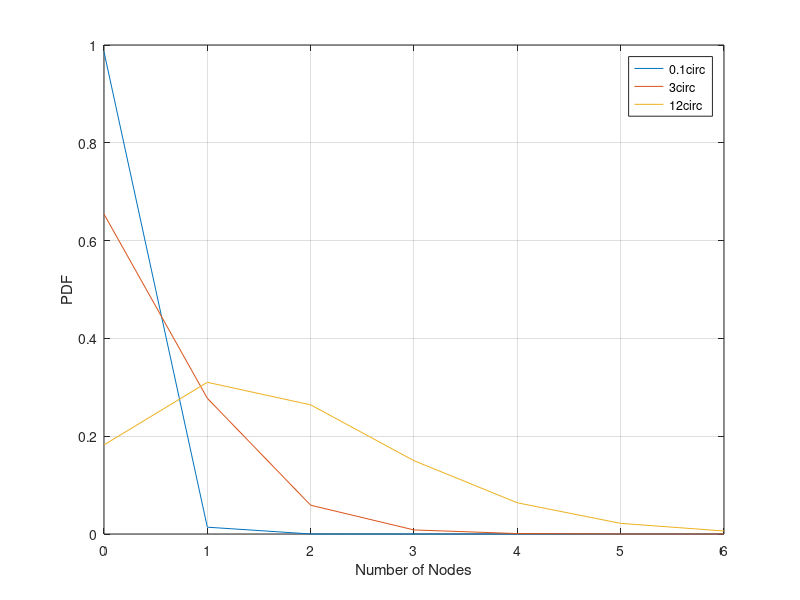

MATLAB code for this plot:
clc(); close("all"); clear();

% Parameters
beamwidth = [0.1, 3, 12];
r = 18;
lambda = 0.05;

beamwidth = deg2rad(beamwidth);
lengthsub = r ./ tan(pi / 2 - beamwidth / 2);
area_t    = 0.5 * 2 * lengthsub * r;

pdf_a = [];
for x = 0 : 6
    temp = (lambda * area_t) .^ x .* exp(-lambda .* area_t) ./ factorial(x);
    pdf_a = [pdf_a; temp];
end
x = 0 : x;

figure();
plot(x, pdf_a(:,1)); hold("on");
plot(x, pdf_a(:,2));
plot(x, pdf_a(:,3)); grid("on");
xlabel("Number of Nodes");
ylabel("PDF")
legend("0.1\circ","3\circ","12\circ");
